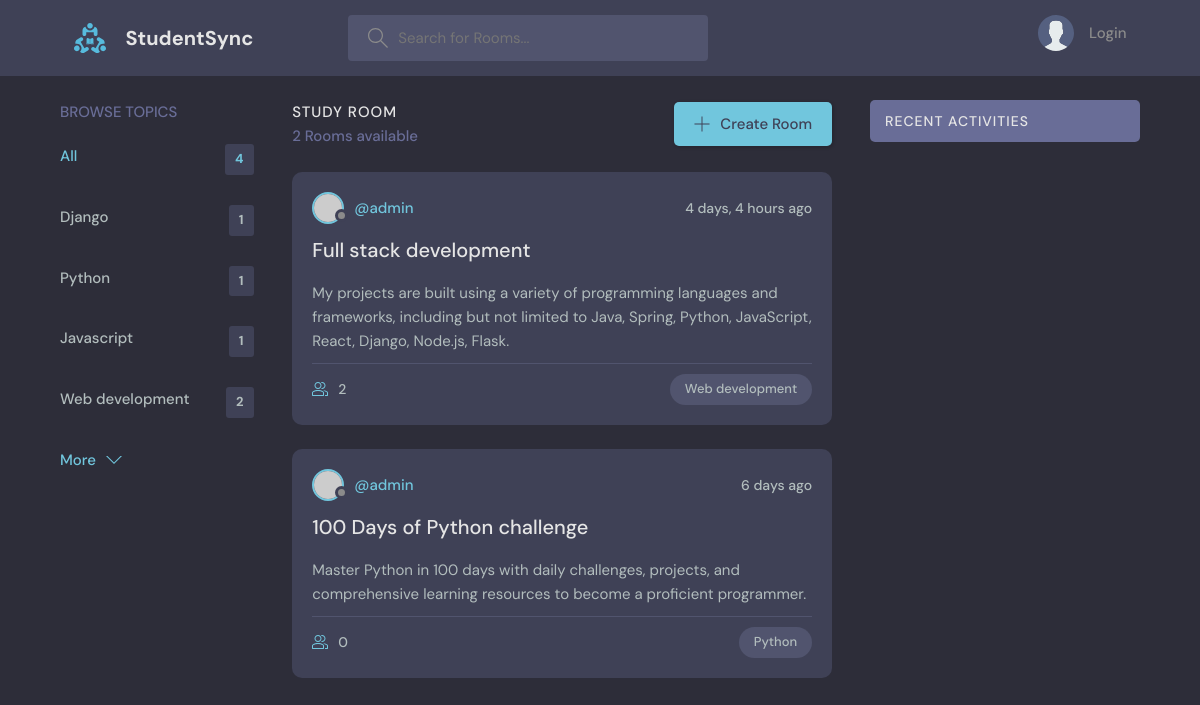
The app's page /?q=Python, older data.
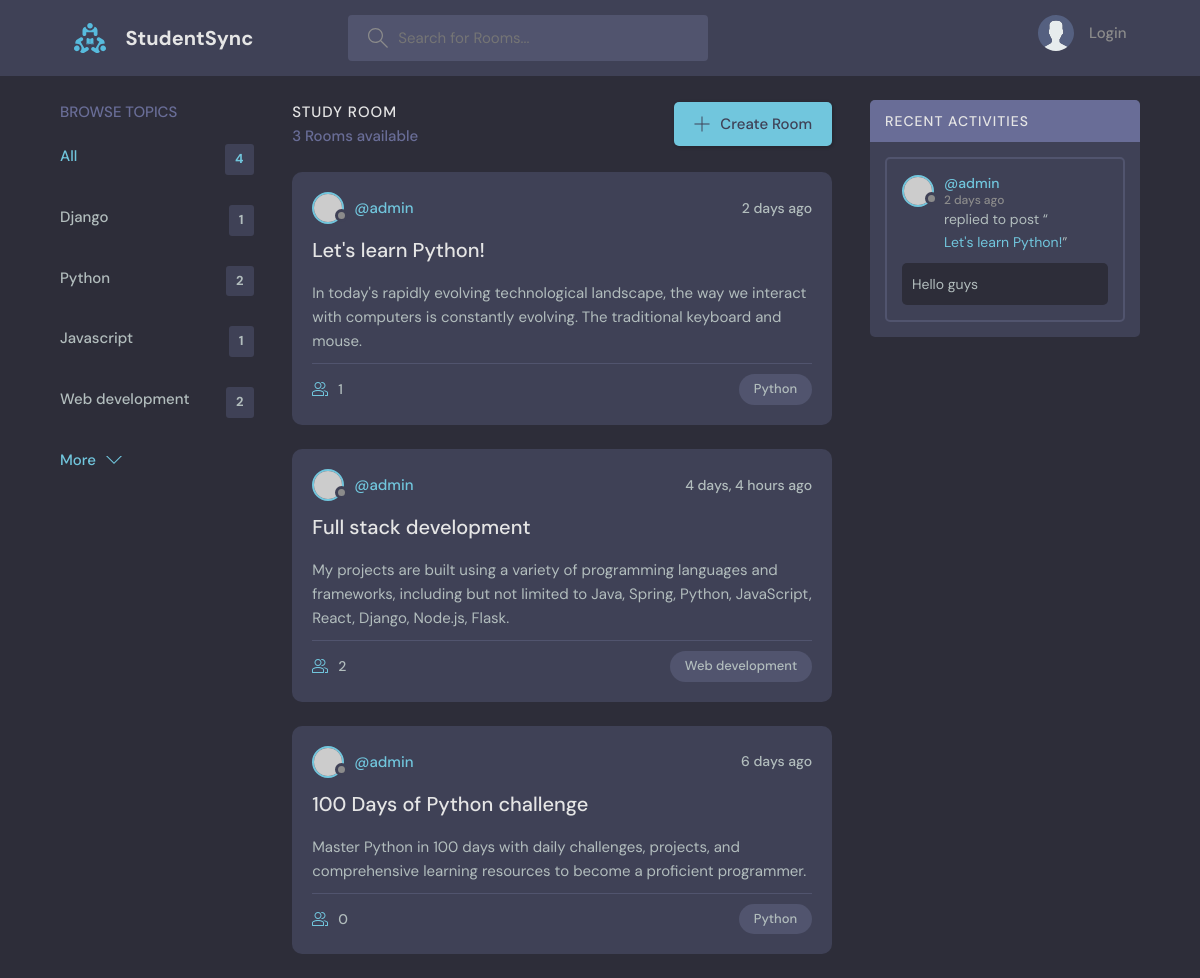
The same page, newer data.
### base/models.py (models this page shows, shortened)
class Topic(models.Model):
    name=models.CharField(max_length=200)

class Room(models.Model):
    host= models.ForeignKey(User,on_delete=models.SET_NULL,null=True)
    topic= models.ForeignKey(Topic,on_delete=models.SET_NULL,null=True)
    name=models.CharField(max_length=200)
    description=models.TextField(null=True,blank=True)
    participants=models.ManyToManyField(User,related_name='participants',blank=True)
    updated=models.DateTimeField(auto_now=True)
    created=models.DateTimeField(auto_now_add=True)
    class Meta:
        ordering=['-updated','-created']

class Message(models.Model):
    user=models.ForeignKey(User,on_delete=models.CASCADE)
    room=models.ForeignKey(Room,on_delete=models.CASCADE)
    body=models.TextField()
    updated=models.DateTimeField(auto_now=True)
    created=models.DateTimeField(auto_now_add=True)
    class Meta:
        ordering=['-updated','-created']

### base/views.py (the view)
# urls.py: path('',views.home,name="home"),
def home(request):
    q = request.GET.get('q') if request.GET.get('q') != None else ''
    rooms = Room.objects.filter(
        Q(topic__name__icontains=q) |
        Q(name__icontains=q) |
        Q(description__icontains=q)
    )
    topics = Topic.objects.all()
    room_messages = Message.objects.filter(Q(room__name__icontains=q))
    context = {'rooms': rooms, 'topics': topics,
               'room_messages': room_messages}
    return render(request, 'base/home.html', context)

### base/templates/base/home.html (shortened to what this page needs)
{% extends 'main.html' %} {% block content %}
<main class="layout layout--3">
  <div class="container">
    <div>{% include 'base/topics_component.html' %}</div>
    <div class="roomList">
      <div class="roomList__header">
        <div>
          <h2>Study Room</h2>
          <p>{{rooms.count}} Rooms available</p>
        </div>
        <a class="btn btn--main" href="{% url 'create-room' %}">
          <svg
            version="1.1"
            xmlns="http://www.w3.org/2000/svg"
            width="32"
            height="32"
            viewBox="0 0 32 32"
          >
            <title>add</title>
            <path
              d="M16.943 0.943h-1.885v14.115h-14.115v1.885h14.115v14.115h1.885v-14.115h14.115v-1.885h-14.115v-14.115z"
            ></path>
          </svg>
          Create Room
        </a>
      </div>
      {% include 'base/feed_component.html' %}
    </div>
    {% include 'base/activity_component.html' %}
  </div>
</main>
{% endblock content %}

### base/templates/base/topics_component.html
<div class="topics">
  <div class="topics__header">
    <h2>Browse Topics</h2>
  </div>
  <ul class="topics__list">
    <li>
      <a href="{% url 'home' %}" class="active">All <span>{{topics.count}}</span></a>
    </li>
    {% for topic in topics %}
    <li>
      <a href="{% url 'home' %}?q={{topic.name}}">{{topic.name}} <span>{{topic.room_set.all.count}}</span></a>
    </li>
    {% endfor %}
  </ul>
  <a class="btn btn--link" href="topics.html">
    More
    <svg
      version="1.1"
      xmlns="http://www.w3.org/2000/svg"
      width="32"
      height="32"
      viewBox="0 0 32 32"
    >
      <title>chevron-down</title>
      <path d="M16 21l-13-13h-3l16 16 16-16h-3l-13 13z"></path>
    </svg>
  </a>
</div>

### base/templates/base/feed_component.html (shortened to what this page needs)
{% for room in rooms %}
<div class="roomListRoom">
  <div class="roomListRoom__header">
    <a href="{% url 'profile' room.host.id %}" class="roomListRoom__author">
      <div class="avatar avatar--small">
        <img src="https://randomuser.me/api/portraits/women/11.jpg" />
      </div>
      <span>@{{room.host.username}}</span>
    </a>
    <div class="roomListRoom__actions">
      <span>{{room.created|timesince}} ago</span>
    </div>
  </div>
  <div class="roomListRoom__content">
    <a href="{% url 'room' room.id %}">{{room.name}}</a>
    <p>
      {{room.description}}
    </p>
  </div>
  <div class="roomListRoom__meta">
    <a href="{% url 'room' room.id %}" class="roomListRoom__joined">
      {{room.participants.all.count}}
    </a>
    <p class="roomListRoom__topic">{{room.topic.name}}</p>
  </div>
</div>
{% endfor %}

### base/templates/base/activity_component.html (shortened to what this page needs)
<div class="activities">
  <div class="activities__header">
    <h2>Recent Activities</h2>
  </div>
  {% for message in room_messages %}
  <div class="activities__box">
    <div class="activities__boxHeader roomListRoom__header">
      <a href="{% url 'profile' message.user.id %}" class="roomListRoom__author">
        <div class="avatar avatar--small">
          <img src="https://randomuser.me/api/portraits/women/11.jpg" />
        </div>
        <p>
          @{{message.user}}
          <span> {{message.created|timesince}} ago</span>
        </p>
      </a>
    </div>
    <div class="activities__boxContent">
      <p>
        replied to post “<a href="{% url 'room' message.room.id %}">{{message.room.name}}</a
        >”
      </p>
      <div class="activities__boxRoomContent">
        {{message.body}}
      </div>
    </div>
  </div>
  {% endfor %}
</div>

Row changes from the older to the newer data that the page shows:
computed for Topic "Python": room_set.all.count "1" → "2"
added Room: host.username "admin", created "2 days", name "Let's learn Python!", description "In today's rapidly evolving technological landscape, the way we interact with computers is constantly evolving. The traditional keyboard and mouse.", participants.all.count "1", topic.name "Python"
added Message: user "admin", created "2 days", room.name "Let's learn Python!", body "Hello guys"
Text that changed along with them:
{{ rooms.count }}: "2" → "3"
